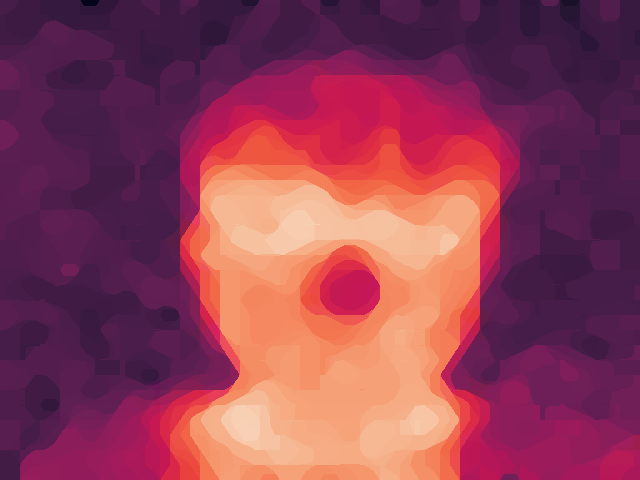
#> input picture h_map1.png, 640 x 480 px
$ python Hist_map.py
#> lines starting #> are read from the running program, lines starting #| are printed output that depends on the picture

import cv2
import matplotlib.pyplot as plt

img = cv2.imread('h_map1.png')
#> img is the input picture: shape (480, 640, 3); mean B, G, R 86.8, 61.8, 142.6
cv2.namedWindow('imagshow',2)
cv2.imshow('imagshow',img)

gray = cv2.cvtColor(img,cv2.COLOR_BGR2GRAY)
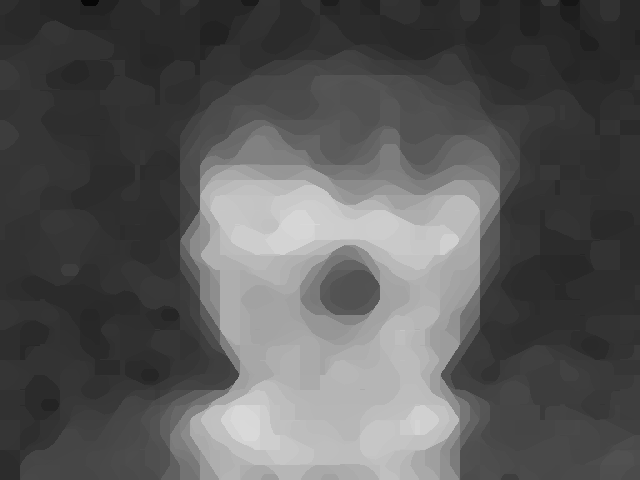
#> gray: shape (480, 640); min 7, max 217, mean 88.8
plt.hist(gray.ravel(),256,[0,256])
plt.show()
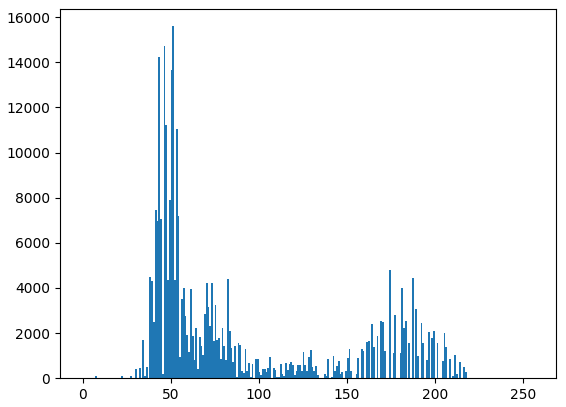
#> figure drawn by matplotlib, 1 panel; tallest bar 15599 high, from x = 51 to 52

$ run again, with h_map.jpg saved as h_map1.png
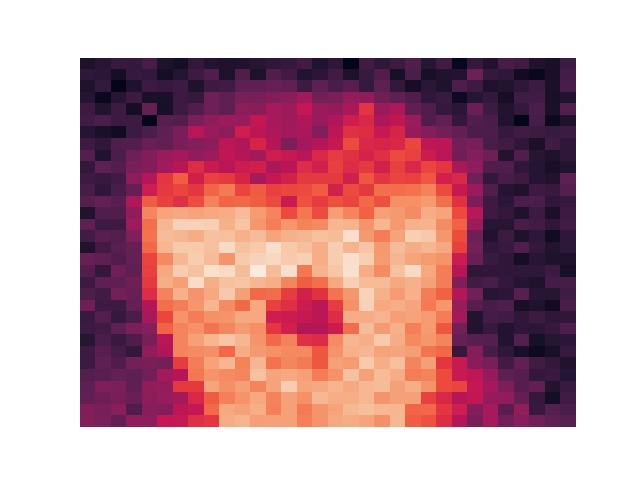
#> input picture h_map.jpg, 640 x 480 px
#> img is the input picture: shape (480, 640, 3); mean B, G, R 155.1, 146.1, 195.3
#> `gray = cv2.cvtColor(img,cv2.COLOR_BGR2GRAY)`:
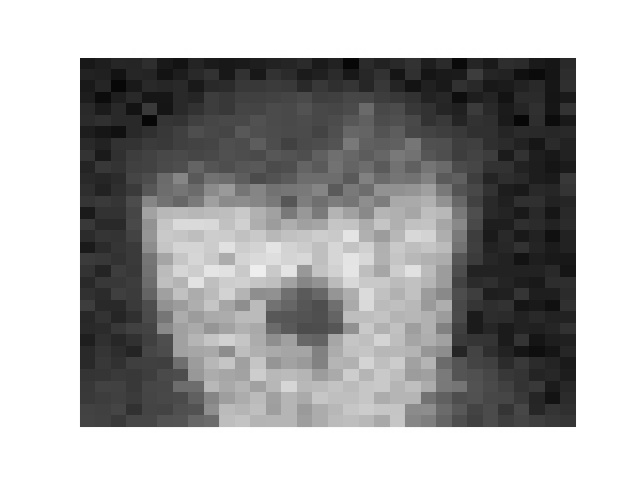
#> gray: shape (480, 640); min 4, max 255, mean 161.8
#> `plt.show()`:
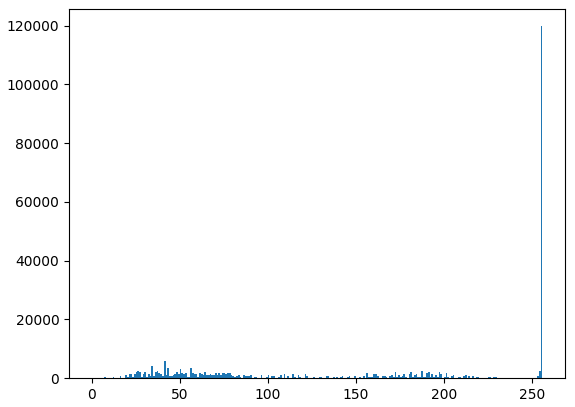
#> figure drawn by matplotlib, 1 panel; tallest bar 119831 high, from x = 255 to 256
